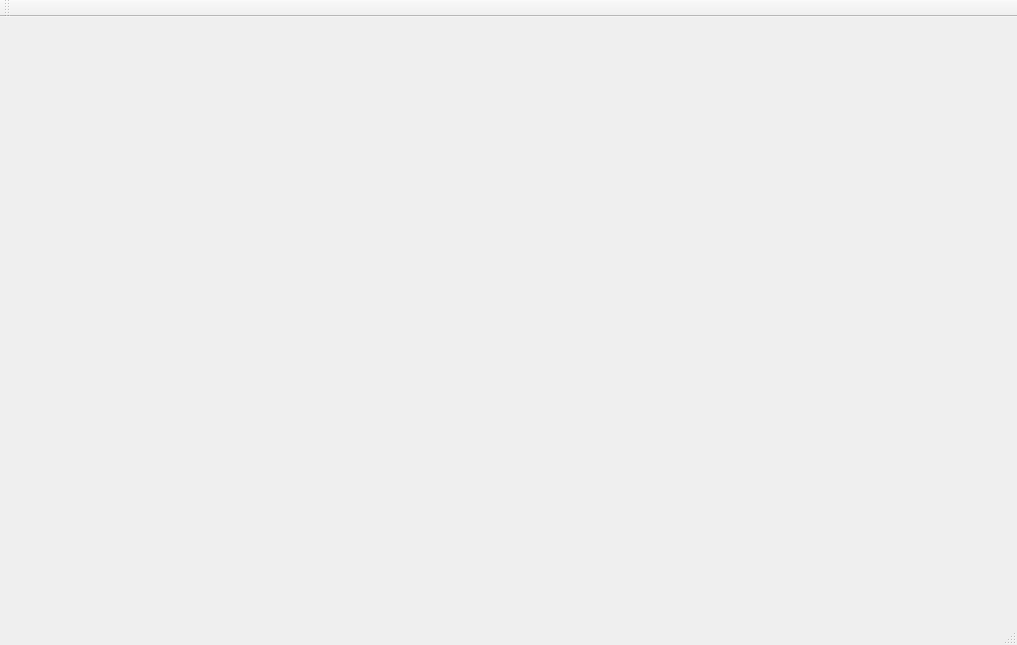
<?xml version="1.0" encoding="UTF-8"?>
<ui version="4.0">
 <class>MainWindow</class>
 <widget class="QMainWindow" name="MainWindow">
  <property name="geometry">
   <rect>
    <x>0</x>
    <y>0</y>
    <width>1017</width>
    <height>645</height>
   </rect>
  </property>
  <property name="windowTitle">
   <string>Plots</string>
  </property>
  <widget class="QWidget" name="centralWidget">
   <layout class="QGridLayout" name="gridLayout">
    <item row="0" column="1">
     <widget class="QCustomPlot" name="widget_2" native="true"/>
    </item>
    <item row="1" column="0">
     <widget class="QCustomPlot" name="widget_3" native="true"/>
    </item>
    <item row="0" column="0">
     <widget class="QCustomPlot" name="widget" native="true"/>
    </item>
    <item row="1" column="1">
     <widget class="QCustomPlot" name="widget_4" native="true"/>
    </item>
    <item row="2" column="0">
     <widget class="QCustomPlot" name="widget_5" native="true"/>
    </item>
   </layout>
  </widget>
  <widget class="QMenuBar" name="menuBar">
   <property name="geometry">
    <rect>
     <x>0</x>
     <y>0</y>
     <width>1017</width>
     <height>26</height>
    </rect>
   </property>
  </widget>
  <widget class="QStatusBar" name="statusBar"/>
  <widget class="QToolBar" name="mainToolBar">
   <attribute name="toolBarArea">
    <enum>TopToolBarArea</enum>
   </attribute>
   <attribute name="toolBarBreak">
    <bool>false</bool>
   </attribute>
  </widget>
 </widget>
 <layoutdefault spacing="6" margin="11"/>
 <customwidgets>
  <customwidget>
   <class>QCustomPlot</class>
   <extends>QWidget</extends>
   <header>../qcustomplot/qcustomplot.h</header>
   <container>1</container>
  </customwidget>
 </customwidgets>
 <resources/>
 <connections/>
</ui>
